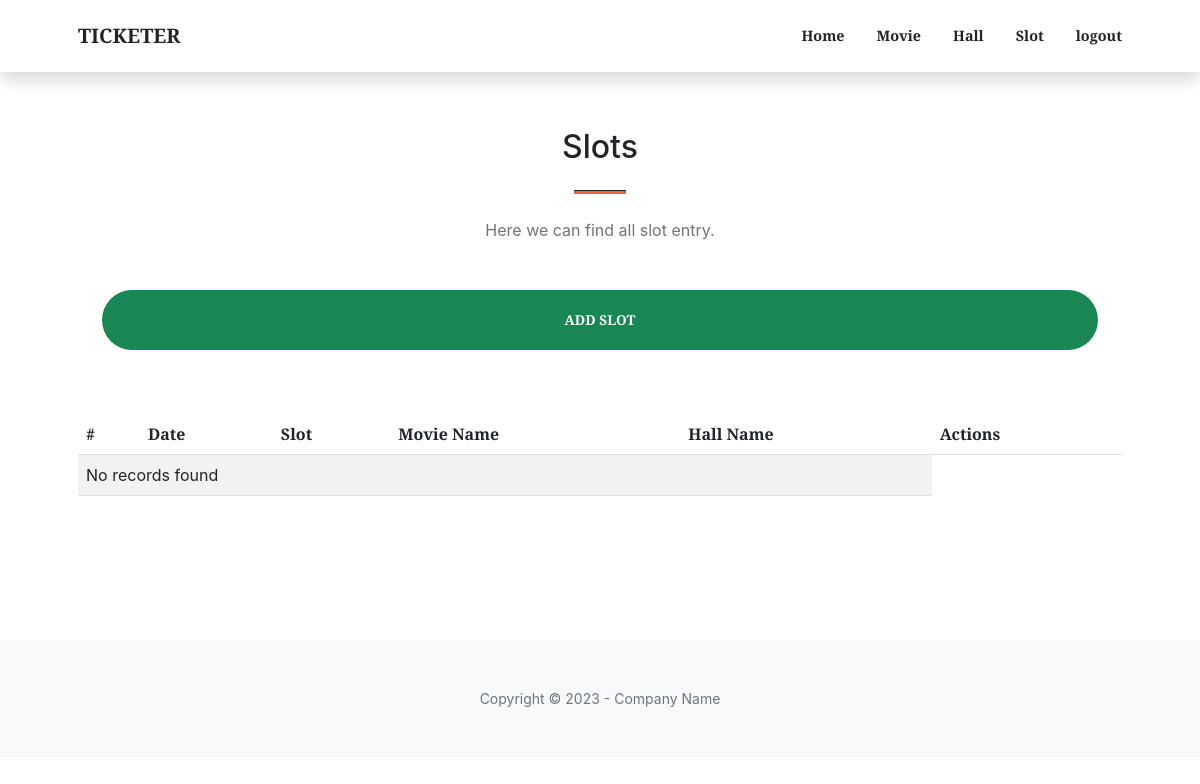
Page /admin/slot.php (signed in) on the earlier database version.
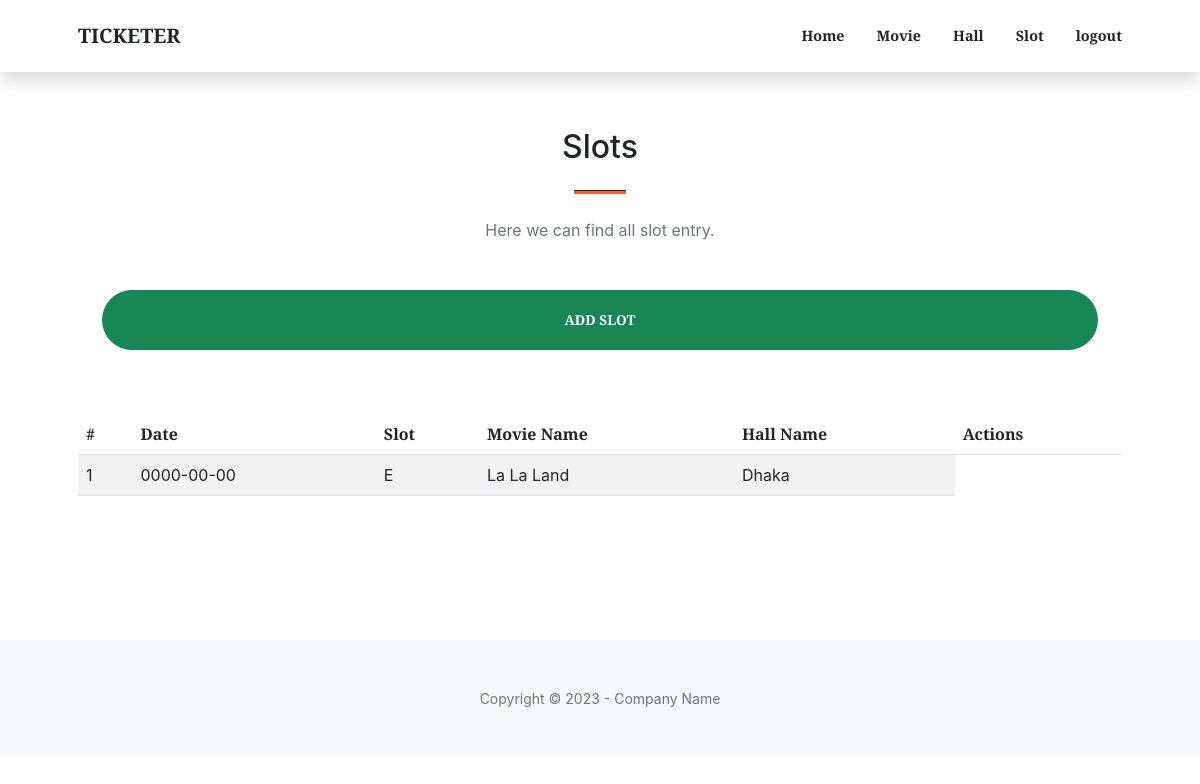
Same page on the later database version.
### tables this page shows
CREATE TABLE `slottable` (
  `movieid` int(11) NOT NULL,
  `hallid` int(11) NOT NULL,
  `slotid` int(11) NOT NULL,
  `date` date NOT NULL,
  `slot` varchar(10) NOT NULL
);

CREATE TABLE `movietable` (
  `movieid` int(11) NOT NULL,
  `moviename` varchar(100) NOT NULL,
  `releasedate` date NOT NULL,
  `genre` varchar(100) NOT NULL,
  `rating` varchar(40) NOT NULL,
  `movierating` int(11) NOT NULL,
  `poster` blob NOT NULL
);

CREATE TABLE `halltable` (
  `hallId` int(11) NOT NULL,
  `hallname` varchar(100) NOT NULL,
  `location` varchar(1000) NOT NULL,
  `rating` int(11) NOT NULL,
  `type` varchar(100) NOT NULL
);

### admin/includes/admin.validation.php (called while the page is built, shortened)
<?php
$login = true;
?>

### admin/slot.php (the view, shortened to what this page needs)
<?php
include './includes/admin.validation.php';
include './includes/dbcon.php';
include './includes/header.php';
$sql = "SELECT s.slotid, s.movieid, s.hallid, s.date, s.slot, h.hallname, m.moviename
        FROM slottable s
        JOIN halltable h
        JOIN movietable m
        WHERE s.movieid = m.movieid AND s.hallid = h.hallId";
$result = $conn->query($sql);
?>
<section class="page-section">
    <div class="container px-4 px-lg-5">
        <div class="row gx-4 gx-lg-5 justify-content-center">
            <div class="col-lg-8 col-xl-6 text-center">
                <h2 class="mt-0">Slots</h2>
                <hr class="divider" />
                <p class="text-muted mb-5">Here we can find all slot entry.</p>
            </div>
            <div class="container px-4 px-lg-5">
                <div class="d-grid">
                    <button class="btn btn-success btn-xl mb-3" id="addSlotBtn">Add Slot</button>
                </div>
            </div>
        </div>
        <div class="table-container">
            <table class="table table-striped">
                <thead>
                    <tr>
                        <th>#</th>
                        <th>Date</th>
                        <th>Slot</th>
                        <th>Movie Name</th>
                        <th>Hall Name</th>
                        <th>Actions</th>
                    </tr>
                </thead>
                <tbody>
                    <?php
                    if ($result->num_rows > 0) {
                        $count = 1;
                        while ($row = $result->fetch_assoc()) {
                            echo "<tr>";
                            echo "<td>" . $count . "</td>";
                            echo "<td>" . $row["date"] . "</td>";
                            echo "<td>" . $row["slot"] . "</td>";
                            echo "<td>" . $row["moviename"] . "</td>";
                            echo "<td>" . $row["hallname"] . "</td>";
                            echo "</tr>";
                            $count++;
                        }
                    } else {
                        echo "<tr><td colspan='5'>No records found</td></tr>";
                    }
                    ?>
                </tbody>
            </table>
        </div>
    </div>
</section>
<?php include './includes/footer.php'; ?>

### admin/includes/header.php (shortened to what this page needs)
<!DOCTYPE html>
<html lang="en">
<head>
    <link href="https://cdn.jsdelivr.net/npm/bootstrap-icons@1.5.0/font/bootstrap-icons.css" rel="stylesheet" />
    <link href="https://cdnjs.cloudflare.com/ajax/libs/SimpleLightbox/2.1.0/simpleLightbox.min.css" rel="stylesheet" />
    <link href="../css/styles.css" rel="stylesheet" />
</head>
<body id="page-top">
    <nav class="navbar navbar-expand-lg navbar-light fixed-top py-3" id="mainNav">
        <div class="container px-4 px-lg-5">
            <a class="navbar-brand" href="#page-top">TICKETER</a>
            <div class="collapse navbar-collapse" id="navbarResponsive">
                <ul class="navbar-nav ms-auto my-2 my-lg-0">
                    <li class="nav-item"><a class="nav-link" href="./index.php">Home</a></li>
                    <li class="nav-item"><a class="nav-link" href="./movie.php">Movie</a></li>
                    <li class="nav-item"><a class="nav-link" href="./hall.php">Hall</a></li>
                    <li class="nav-item"><a class="nav-link" href="./slot.php">Slot</a></li>
                    <?php if ($login) {
                        echo '<li class="nav-item"><a class="nav-link" href="./includes/signout.php">logout</a></li>';
                    } else {
                    } ?>
                </ul>
            </div>
        </div>
    </nav>

### admin/includes/footer.php (shortened to what this page needs)
<footer class="bg-light py-5">
    <div class="container px-4 px-lg-5">
        <div class="small text-center text-muted">Copyright &copy; 2023 - Company Name</div>
    </div>
</footer>
</body>
</html>

Differences in the rows shown:
added slottable: date "0000-00-00", slot "E", movieid.moviename "La La Land", hallid.hallname "Dhaka"
Other differences:
text no longer shown: "No records found"
